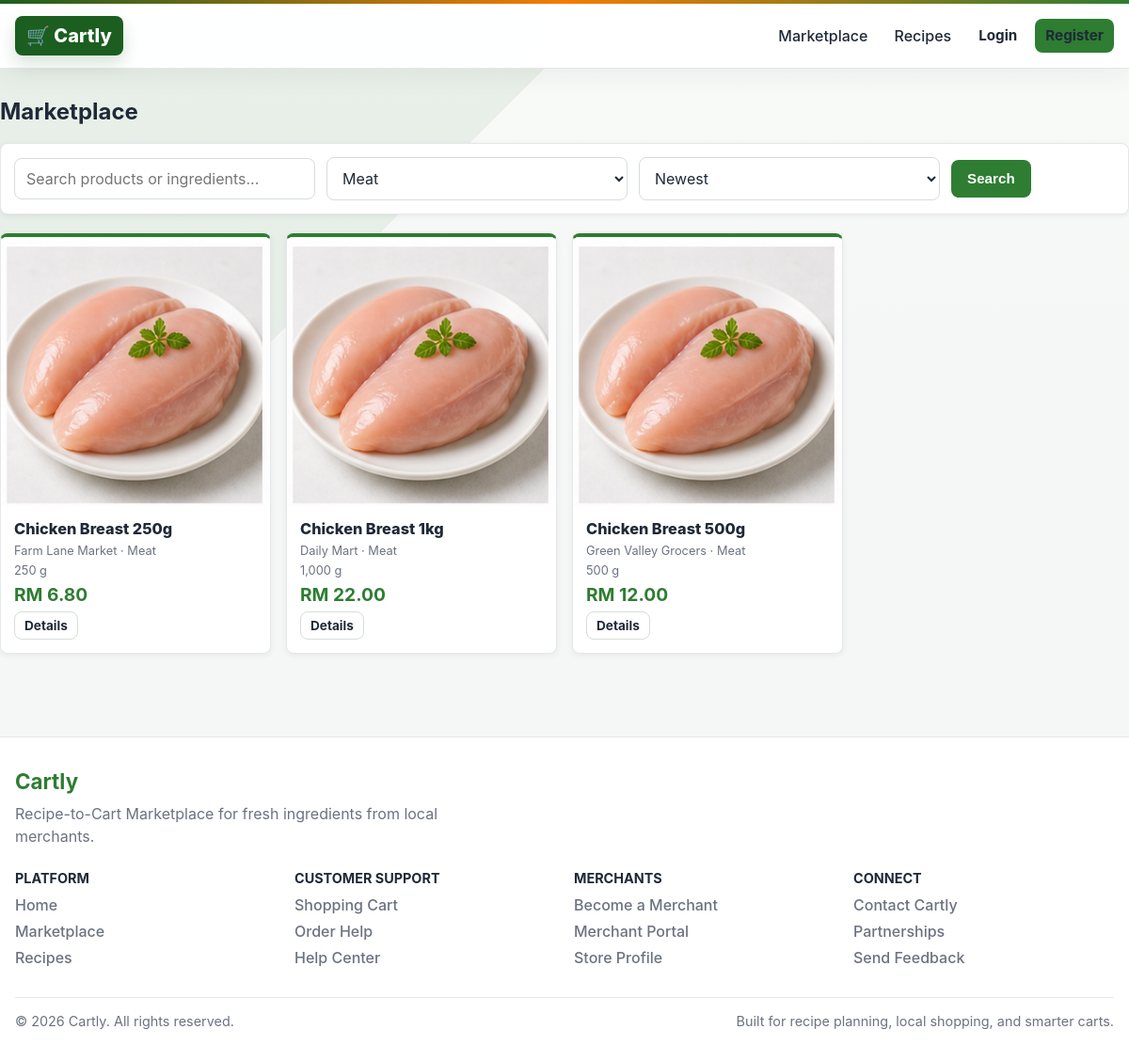
The page /products?cid=2 on the database its author committed.
### tables this page shows
CREATE TABLE products (
  product_id       INT AUTO_INCREMENT PRIMARY KEY,
  store_id         INT NOT NULL,
  category_id      INT,
  ingredient_id    INT,
  product_name     VARCHAR(150) NOT NULL,
  description      TEXT,
  price            DECIMAL(10,2) NOT NULL DEFAULT 0,
  stock_quantity   INT NOT NULL DEFAULT 0,
  package_quantity DECIMAL(10,2) NOT NULL DEFAULT 1,
  package_unit     VARCHAR(30),
  image            VARCHAR(255),
  rating           DECIMAL(3,2) DEFAULT 0.00,
  status           ENUM('active','inactive','out_of_stock') NOT NULL DEFAULT 'active',
  created_at       DATETIME DEFAULT CURRENT_TIMESTAMP,
  FOREIGN KEY (store_id)      REFERENCES stores(store_id) ON DELETE CASCADE,
  FOREIGN KEY (category_id)   REFERENCES categories(category_id) ON DELETE SET NULL,
  FOREIGN KEY (ingredient_id) REFERENCES ingredients(ingredient_id) ON DELETE SET NULL
);

CREATE TABLE stores (
  store_id          INT AUTO_INCREMENT PRIMARY KEY,
  user_id           INT NOT NULL,
  store_name        VARCHAR(100) NOT NULL,
  store_description TEXT,
  store_logo        VARCHAR(255),
  contact_email     VARCHAR(100),
  contact_phone     VARCHAR(20),
  store_address     TEXT,
  opening_time      TIME,
  closing_time      TIME,
  store_status      ENUM('pending','approved','rejected','closed') NOT NULL DEFAULT 'pending',
  admin_note        TEXT,
  rating            DECIMAL(3,2) DEFAULT 0.00,
  created_at        DATETIME DEFAULT CURRENT_TIMESTAMP,
  FOREIGN KEY (user_id) REFERENCES users(user_id) ON DELETE CASCADE
);

CREATE TABLE categories (
  category_id   INT AUTO_INCREMENT PRIMARY KEY,
  category_name VARCHAR(100) NOT NULL,
  category_icon VARCHAR(255),
  status        ENUM('active','inactive') NOT NULL DEFAULT 'active'
);

### app/helper/Controller.php (called while the page is built, shortened)
<?php
abstract class Controller
{
    protected function view(string $view, array $data = [], ?string $layout = 'layout/customer-layout'): void
    {
        $viewPath = dirname(__DIR__) . '/views/' . $view . '.php';
        extract($data, EXTR_SKIP);
        include $viewPath;
    }
}

### app/controllers/product/ProductController.php (called while the page is built, shortened)
<?php
class ProductController extends Controller
{
    public function index(): void
    {
        $q = trim((string) $this->input('q', ''));
        $cid = (int) $this->input('cid', 0) ?: null;
        $sort = (string) $this->input('sort', 'newest');
        $page = max(1, (int) $this->input('page', 1));
        $result = (new Product())->paginateActive($q, $cid, $sort, $page, 16);
        $this->view('product/index', [
            'title' => 'Marketplace · Cartly',
            'products' => $result['rows'],
            'cats' => (new Category())->active(),
            'q' => $q,
            'cid' => $cid,
            'sort' => $sort,
            'page' => $result['page'],
            'pages' => $result['pages'],
            'total' => $result['total'],
        ]);
    }
}

### public/index.php (called while the page is built, shortened)
<?php
require_once BASE_PATH . '/config/database.php';
require_once APP_PATH . '/helper/Router.php';
require_once APP_PATH . '/helper/Controller.php';
require_once APP_PATH . '/helper/Model.php';
$router = new Router();
$method = $_SERVER['REQUEST_METHOD'] ?? 'GET';
$uri = parse_url($_SERVER['REQUEST_URI'] ?? '/', PHP_URL_PATH) ?? '/';
$router->dispatch($method, $uri);

### config/database.php (called while the page is built, shortened)
<?php
if (!defined('DB_HOST')) {
    $env = static function (string $key, string $default = ''): string {
        $value = $_ENV[$key] ?? getenv($key);
        return $value !== false && $value !== '' ? (string) $value : $default;
    };
}
function db(): PDO
{
    static $pdo = null;
    if ($pdo === null) {
        $dsn = sprintf(
            'mysql:host=%s;port=%s;dbname=%s;charset=%s',
            DB_HOST, DB_PORT, DB_NAME, DB_CHARSET
        );
        $options = [
            PDO::ATTR_ERRMODE            => PDO::ERRMODE_EXCEPTION,
            PDO::ATTR_DEFAULT_FETCH_MODE => PDO::FETCH_ASSOC,
            PDO::ATTR_EMULATE_PREPARES   => false,
        ];
        $pdo = new PDO($dsn, DB_USER, DB_PASS, $options);
    }
    return $pdo;
}

### app/helper/Model.php (called while the page is built, shortened)
<?php
abstract class Model
{
    protected function db(): PDO
    {
        return db();
    }
    public function query(string $sql, array $params = []): array
    {
        $stmt = $this->db()->prepare($sql);
        $stmt->execute($params);
        return $stmt->fetchAll();
    }
}

### app/models/Product.php (called while the page is built, shortened)
<?php
class Product extends Model
{
    public function paginateActive(string $search = '', ?int $categoryId = null, string $sort = 'newest', int $page = 1, int $perPage = 16): array
    {
        $baseSql = "FROM products p
                JOIN stores s    ON s.store_id = p.store_id
                LEFT JOIN categories c ON c.category_id = p.category_id
                LEFT JOIN ingredients i ON i.ingredient_id = p.ingredient_id
                LEFT JOIN (
                    SELECT product_id, AVG(rating) AS review_rating, COUNT(*) AS review_count
                    FROM reviews
                    WHERE status='visible' AND product_id IS NOT NULL
                    GROUP BY product_id
                ) rv ON rv.product_id = p.product_id
                WHERE p.status='active' AND s.store_status='approved'";
        $params = [];
        if ($categoryId) {
            $baseSql .= " AND p.category_id = :cid";
            $params[':cid'] = $categoryId;
        }
        $orderBy = match ($sort) {
            'price_asc' => 'p.price ASC, p.product_id ASC',
            'price_desc' => 'p.price DESC, p.product_id DESC',
            'rating_desc' => 'p.rating DESC, p.product_id DESC',
            'rating_asc' => 'p.rating ASC, p.product_id ASC',
            'review_desc' => 'COALESCE(rv.review_rating, 0) DESC, COALESCE(rv.review_count, 0) DESC, p.product_id DESC',
            'review_count_desc' => 'COALESCE(rv.review_count, 0) DESC, COALESCE(rv.review_rating, 0) DESC, p.product_id DESC',
            'name_asc' => 'p.product_name ASC, p.product_id ASC',
            'name_desc' => 'p.product_name DESC, p.product_id DESC',
            default => 'p.created_at DESC, p.product_id DESC',
        };
        $countRows = $this->query("SELECT COUNT(*) AS cnt {$baseSql}", $params);
        $total = (int) ($countRows[0]['cnt'] ?? 0);
        $offset = max(0, ($page - 1) * $perPage);
        $rows = $this->query(
            "SELECT p.*, s.store_name, s.rating AS store_rating, c.category_name, i.ingredient_name,
                    COALESCE(rv.review_rating, 0) AS review_rating,
                    COALESCE(rv.review_count, 0) AS review_count
             {$baseSql} ORDER BY {$orderBy} LIMIT {$perPage} OFFSET {$offset}",
            $params
        );
        return [
            'rows' => $rows,
            'total' => $total,
            'page' => $page,
            'per_page' => $perPage,
            'pages' => max(1, (int) ceil($total / $perPage)),
        ];
    }
}

### app/models/Category.php (called while the page is built, shortened)
<?php
class Category extends Model
{
    public function active(): array
    {
        return $this->query("SELECT * FROM categories WHERE status='active' ORDER BY category_name");
    }
}

### app/views/product/index.php (the view, shortened to what this page needs)
<h2>Marketplace</h2>
<form class="filters" method="get" action="<?= BASE_URL ?>/products" data-search-reset>
  <input class="input" id="product-search" type="search" name="q" value="<?= htmlspecialchars($q) ?>"
    placeholder="Search products or ingredients..." autocomplete="off" data-search-reset-input>
  <select class="input" name="cid">
    <?php foreach ($cats as $c): ?>
      <option value="<?= (int) $c['category_id'] ?>" <?= $cid === (int) $c['category_id'] ? 'selected' : '' ?>>
        <?= htmlspecialchars($c['category_name']) ?>
      </option>
    <?php endforeach; ?>
  </select>
  <select class="input" name="sort">
    <?php foreach ([
      'newest' => 'Newest',
      'oldest' => 'Oldest',
      'price_asc' => 'Price: Low to High',
      'price_desc' => 'Price: High to Low',
      'rating_desc' => 'Rating: High to Low',
      'review_desc' => 'Reviews: Highest Rated',
      'review_count_desc' => 'Reviews: Most Reviewed',
      'name_asc' => 'Name: A to Z',
    ] as $value => $label): ?>
      <option value="<?= htmlspecialchars($value) ?>" <?= ($sort ?? 'newest') === $value ? 'selected' : '' ?>>
        <?= htmlspecialchars($label) ?>
      </option>
    <?php endforeach; ?>
  </select>
  <button class="btn btn-primary" type="submit">Search</button>
</form>
<?php if (!$products): ?>
  <div class="card text-center text-muted">No products match your filter.</div>
<?php else: ?>
  <div class="product-grid">
    <?php foreach ($products as $p): ?>
      <div class="product-card">
        <div class="thumb">
          <?php if (!empty($p['image'])): ?>
            <img src="<?= UPLOAD_URL ?>/<?= htmlspecialchars($p['image']) ?>"
              alt="<?= htmlspecialchars($p['product_name']) ?>">
          <?php else: ?>
            🥕
          <?php endif; ?>
        </div>
        <div class="body">
          <div class="name"><?= htmlspecialchars($p['product_name']) ?></div>
          <div class="meta"><?= htmlspecialchars($p['store_name']) ?> · <?= htmlspecialchars($p['category_name'] ?? '') ?>
          </div>
          <div class="meta"><?= number_format((float) $p['package_quantity'], 0) ?>
            <?= htmlspecialchars($p['package_unit']) ?>
          </div>
          <div class="price">RM <?= number_format((float) $p['price'], 2) ?></div>
          <div class="actions">
            <a class="btn btn-outline btn-sm" href="<?= BASE_URL ?>/products/<?= (int) $p['product_id'] ?>">Details</a>
          </div>
        </div>
      </div>
    <?php endforeach; ?>
  </div>
<?php endif; ?>

### app/helper/Router.php (shortened to what this page needs)
<?php
class Router
{
    private array $routes = ['GET' => [], 'POST' => []];
    public function get(string $path, $handler, array $middleware = []): void
    {
        $this->routes['GET'][$this->norm($path)] = compact('handler', 'middleware');
    }
    public function post(string $path, $handler, array $middleware = []): void
    {
        $this->routes['POST'][$this->norm($path)] = compact('handler', 'middleware');
    }
    public function dispatch(string $method, string $uri): void
    {
        $uri = $this->norm($uri);
        $method = strtoupper($method);
        $table = $this->routes[$method] ?? [];
        foreach ($table as $pattern => $route) {
            $regex = $this->compile($pattern);
            if (preg_match($regex, $uri, $m)) {
                $params = array_filter($m, 'is_string', ARRAY_FILTER_USE_KEY);
                $this->call($route['handler'], $params);
                return;
            }
        }
    }
    private function call($handler, array $params): void
    {
        if (is_array($handler) && count($handler) === 2) {
            [$class, $method] = $handler;
            $instance = new $class();
            $instance->{$method}(...array_values($params));
            return;
        }
        throw new \RuntimeException('Invalid route handler');
    }
    private function compile(string $pattern): string
    {
        $regex = preg_replace('#\{([a-zA-Z_][a-zA-Z0-9_]*)\}#', '(?P<$1>[^/]+)', $pattern);
        return '#^' . $regex . '$#';
    }
    private function norm(string $path): string
    {
        $path = '/' . trim($path, '/');
        return $path === '/' ? '/' : rtrim($path, '/');
    }
}

### rows shown on the page
products: image (picture), product_name "Chicken Breast 250g", store.store_name "Farm Lane Market", category.category_name "Meat", package_quantity "250", package_unit "g", price "6.80"
products: image (picture), product_name "Chicken Breast 1kg", store.store_name "Daily Mart", category.category_name "Meat", package_quantity "1,000", package_unit "g", price "22.00"
products: image (picture), product_name "Chicken Breast 500g", store.store_name "Green Valley Grocers", category.category_name "Meat", package_quantity "500", package_unit "g", price "12.00"

### other values the page prints
form field cid "Meat"
form field sort "Newest"
